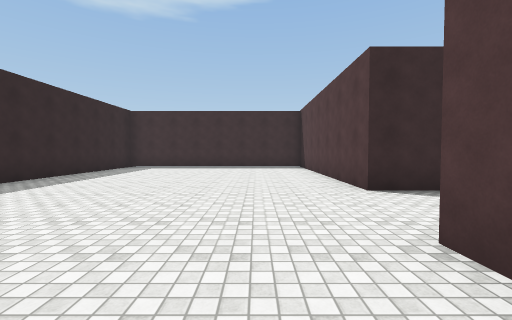
View 1 (above)

17 first-person views from a walk through a 3-D level made in the Unity game engine. The camera is 1.4 m above the floor, tilts 2° down and sees 90° across. The floor is counted in squares, 2 m on a side. Each view is taken from the middle of a square. On the plan, view 1 faces up. The plan holds only what a view shows up to about 9 squares ahead; the rest is blank. The player is left out. Some surface patterns are stand-ins.

View 2
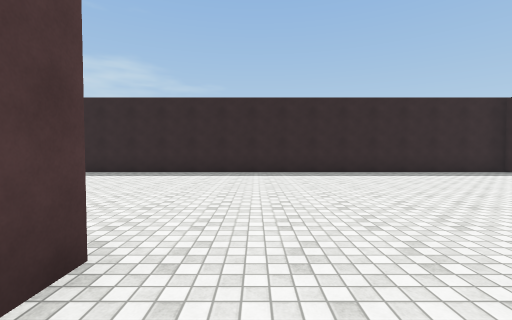

View 3
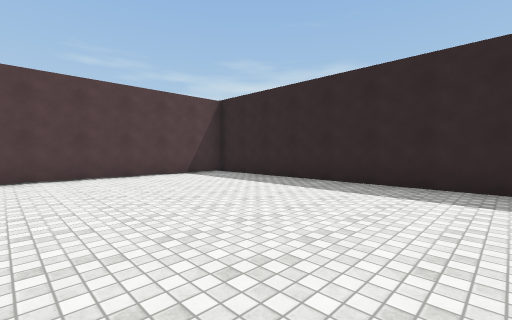

View 4
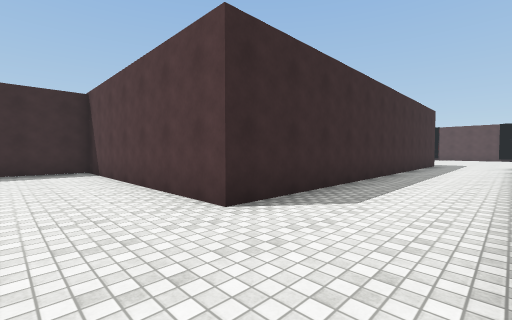

View 5
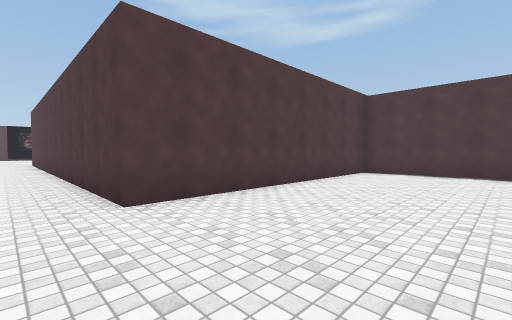

View 6
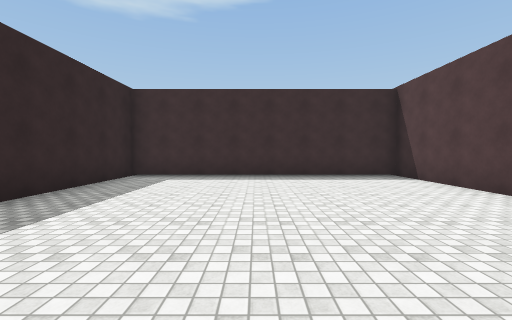

View 7
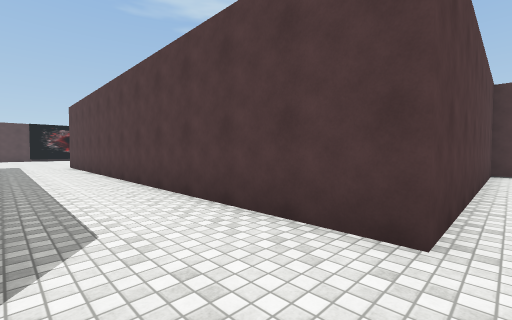

View 8
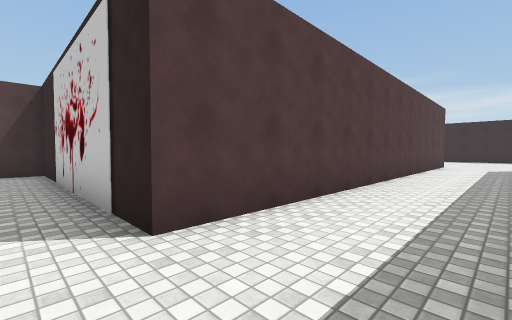

View 9
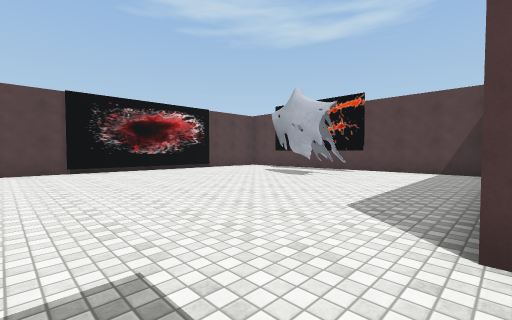

View 10
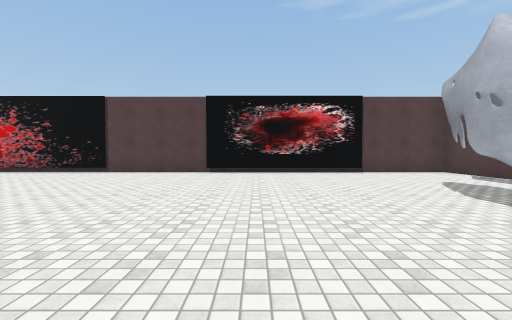

View 11
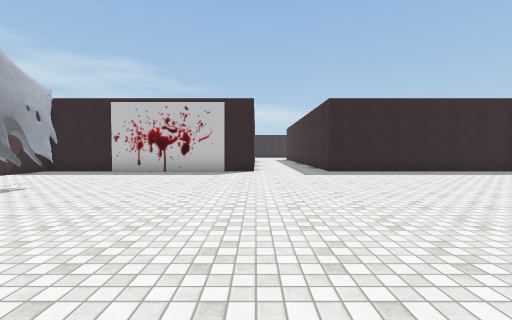

View 12
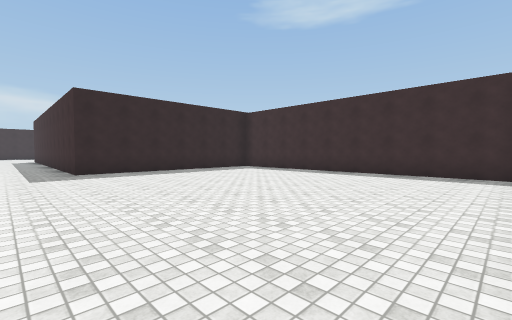

View 13
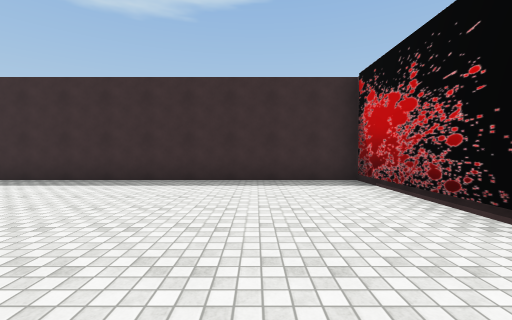

View 14
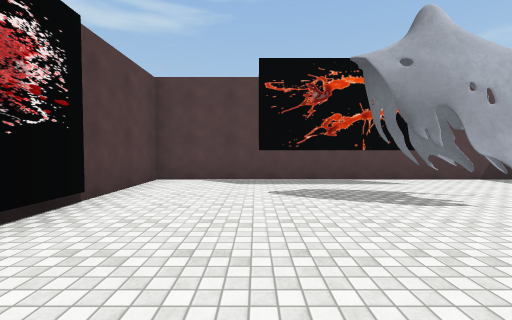

View 15
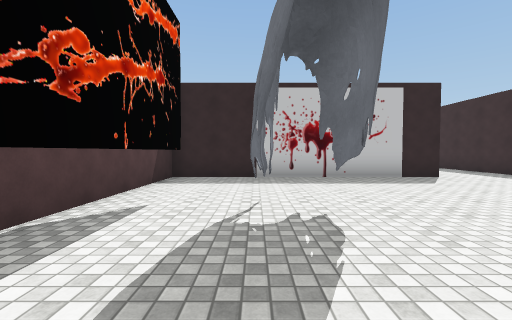

View 16
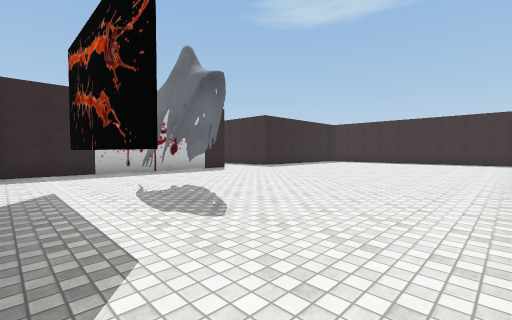

View 17
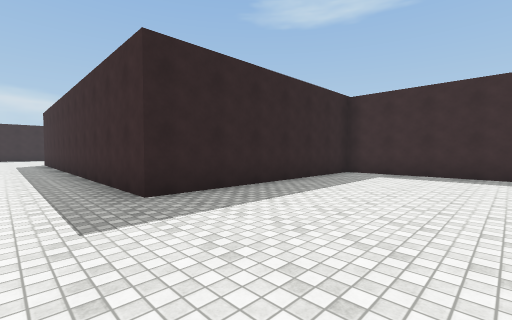

### Floor plan
Key: @ floor where view 1 was taken; # wall or solid block; . floor; O other object.
Columns run from 6 left of view 1 to 24 right of it. Each row starts with its distance up from view 1.
 12 #########           ###########
 11 #.......#           #.........#
 10 #.......#           #.........#
  9 #.......#           #.........#
  8 #.......#           #.........#
  7 #.......#           #.........#
  6 #.......#           #.........#
  5 #.......#############.........#
  4 #.............................#
  3 #.............................#
  2 #.......#############.........#
  1 #.......#           #.........#
  0 #.....@.#           #.........#
 -1 #.......#           #.........#
 -2 #.......#           #...O.....#
 -3 #.......#           #...OO....#
 -4 #.......#           #...###...#
 -5 #.......#           #.........#
 -6 #########           ###########

Where each view was taken, in squares from view 1:
view 1: 0 up, 0 right, facing up
view 2: 3 up, 3 right, facing left
view 3: 2 up, 0 right, facing down-left
view 4: 2 up, 0 right, facing up-right
view 5: 3 up, 2 left, facing down-right
view 6: 4 up, 2 left, facing up
view 7: 4 up, 1 right, facing down-right
view 8: 4 up, 15 right, facing down-left
view 9: 4 up, 14 right, facing down-right
view 10: 1 up, 15 right, facing right
view 11: 2 up, 23 right, facing left
view 12: 3 up, 23 right, facing up-left
view 13: 5 up, 21 right, facing up
view 14: 1 up, 21 right, facing down
view 15: 3 down, 21 right, facing left
view 16: 5 down, 23 right, facing up-left
view 17: 3 up, 18 right, facing up-left
